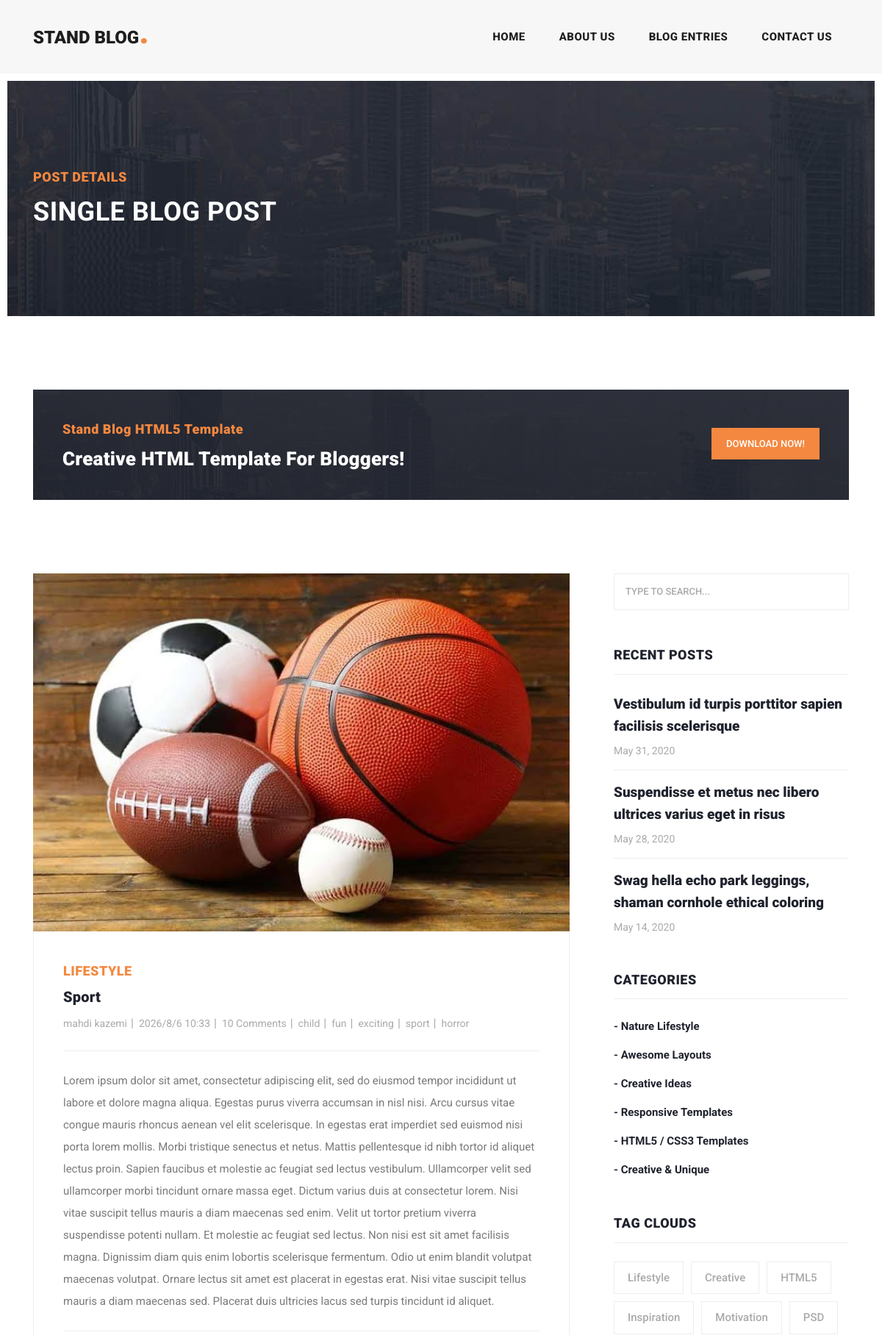
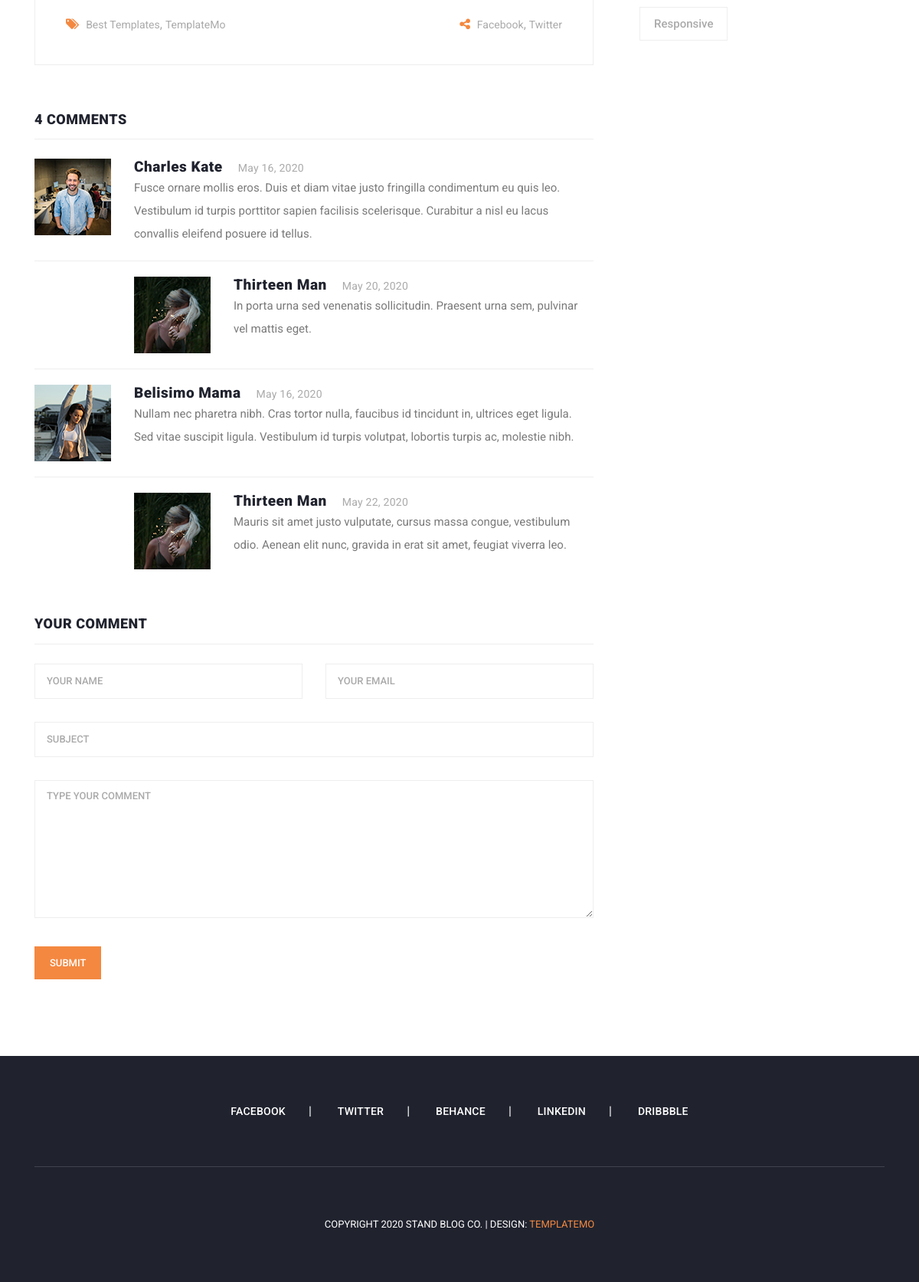
Page /blog/post/1/ on the committed database (2 pictures, top to bottom).
### blog/models.py (models this page shows, shortened)
class Post(models.Model):
    Adult="adult"
    Teen="teen"
    Child="child"
    AGE_FIELDS=(
        (Adult,"adult"),
        (Teen,"teen"),
        (Child,"child"),
    )
    title=models.CharField(max_length=255)
    content=models.TextField()
    active=models.BooleanField(default=False)
    created_time=models.DateTimeField(auto_now_add=True)
    updated_time=models.DateTimeField(auto_now=True)
    image=models.ImageField(upload_to="blog/",null=True,default="blog/default.jpg")
    author=models.ForeignKey(user,on_delete=models.CASCADE,null=True)
    age = models.CharField(max_length=255,default=Adult,choices=AGE_FIELDS)
    category=models.ManyToManyField('Category')
    class  Meta:
        ordering=['-created_time']
        verbose_name = 'پست'
        verbose_name_plural = 'پستها'

class Category(models.Model):
    name= models.CharField(max_length=255)
    creted_time= models.DateTimeField(auto_now_add=True)
    updated_time = models.DateTimeField(auto_now=True)

### blog/views.py (the view)
# urls.py: path('post/<int:pk>/',views.post_detail,name='post_detail'),
def post_detail(request,pk):
    post=get_object_or_404(Post,active=1,pk=pk)
    context={'post':post}
    return render(request,'blog/post-details.html',context)

### templates/blog/post-details.html
{% extends 'base.html'%}
{% block content%}
{% load static %}
    <div class="heading-page header-text">
      <section class="page-heading">
        <div class="container">
          <div class="row">
            <div class="col-lg-12">
              <div class="text-content">
                <h4>Post Details</h4>
                <h2>Single blog post</h2>
              </div>
            </div>
          </div>
        </div>
      </section>
    </div>
    <section class="call-to-action">
      <div class="container">
        <div class="row">
          <div class="col-lg-12">
            <div class="main-content">
              <div class="row">
                <div class="col-lg-8">
                  <span>Stand Blog HTML5 Template</span>
                  <h4>Creative HTML Template For Bloggers!</h4>
                </div>
                <div class="col-lg-4">
                  <div class="main-button">
                    <a rel="nofollow" href="" target="_parent">Download Now!</a>
                  </div>
                </div>
              </div>
            </div>
          </div>
        </div>
      </div>
    </section>
    <section class="blog-posts grid-system">
      <div class="container">
        <div class="row">
          <div class="col-lg-8">
            <div class="all-blog-posts">
              <div class="row">
                <div class="col-lg-12">
                  <div class="blog-post">
                    <div class="blog-thumb">
                      <img src="{{post.image.url}}" alt="">
                    </div>
                    <div class="down-content">
                      <span>Lifestyle</span>
                      <a href="{% url 'blog:post_detail' pk=post.id %}"><h4>{{post.title}}</h4></a>
                      <ul class="post-info">
                        <li><a href="{% url 'blog:auth' auth=post.author %}">{{post.author.get_full_name}}</a></li>
                        <li><a href="#">{{post.created_time|date:"Y/n/j H:i"}}</a></li>
                        <li><a href="#">10 Comments</a></li>
                        <li><a href="{% url 'blog:age' age=post.age %}">{{post.age}}</a></li>
                        {% for cat in post.category.all %}
                        <li><a href="{% url 'blog:cat' cat=cat.name %}">{{cat.name}}</a></li>
                        {% endfor%}
                      </ul>
                      <p>
                        {{post.content}}
                      </p>
                      <div class="post-options">
                        <div class="row">
                          <div class="col-6">
                            <ul class="post-tags">
                              <li><i class="fa fa-tags"></i></li>
                              <li><a href="#">Best Templates</a>,</li>
                              <li><a href="#">TemplateMo</a></li>
                            </ul>
                          </div>
                          <div class="col-6">
                            <ul class="post-share">
                              <li><i class="fa fa-share-alt"></i></li>
                              <li><a href="#">Facebook</a>,</li>
                              <li><a href="#"> Twitter</a></li>
                            </ul>
                          </div>
                        </div>
                      </div>
                    </div>
                  </div>
                </div>
                <div class="col-lg-12">
                  <div class="sidebar-item comments">
                    <div class="sidebar-heading">
                      <h2>4 comments</h2>
                    </div>
                    <div class="content">
                      <ul>
                        <li>
                          <div class="author-thumb">
                            <img src="{% static 'assets/images/comment-author-01.jpg' %}" alt="">
                          </div>
                          <div class="right-content">
                            <h4>Charles Kate<span>May 16, 2020</span></h4>
                            <p>Fusce ornare mollis eros. Duis et diam vitae justo fringilla condimentum eu quis leo. Vestibulum id turpis porttitor sapien facilisis scelerisque. Curabitur a nisl eu lacus convallis eleifend posuere id tellus.</p>
                          </div>
                        </li>
                        <li class="replied">
                          <div class="author-thumb">
                            <img src="{% static 'assets/images/comment-author-02.jpg' %}" alt="">
                          </div>
                          <div class="right-content">
                            <h4>Thirteen Man<span>May 20, 2020</span></h4>
                            <p>In porta urna sed venenatis sollicitudin. Praesent urna sem, pulvinar vel mattis eget.</p>
                          </div>
                        </li>
                        <li>
                          <div class="author-thumb">
                            <img src="{% static 'assets/images/comment-author-03.jpg' %}" alt="">
                          </div>
                          <div class="right-content">
                            <h4>Belisimo Mama<span>May 16, 2020</span></h4>
                            <p>Nullam nec pharetra nibh. Cras tortor nulla, faucibus id tincidunt in, ultrices eget ligula. Sed vitae suscipit ligula. Vestibulum id turpis volutpat, lobortis turpis ac, molestie nibh.</p>
                          </div>
                        </li>
                        <li class="replied">
                          <div class="author-thumb">
                            <img src="{% static 'assets/images/comment-author-02.jpg' %}" alt="">
                          </div>
                          <div class="right-content">
                            <h4>Thirteen Man<span>May 22, 2020</span></h4>
                            <p>Mauris sit amet justo vulputate, cursus massa congue, vestibulum odio. Aenean elit nunc, gravida in erat sit amet, feugiat viverra leo.</p>
                          </div>
                        </li>
                      </ul>
                    </div>
                  </div>
                </div>
                <div class="col-lg-12">
                  <div class="sidebar-item submit-comment">
                    <div class="sidebar-heading">
                      <h2>Your comment</h2>
                    </div>
                    <div class="content">
                      <form id="comment" action="#" method="post">
                        <div class="row">
                          <div class="col-md-6 col-sm-12">
                            <fieldset>
                              <input name="name" type="text" id="name" placeholder="Your name" required="">
                            </fieldset>
                          </div>
                          <div class="col-md-6 col-sm-12">
                            <fieldset>
                              <input name="email" type="text" id="email" placeholder="Your email" required="">
                            </fieldset>
                          </div>
                          <div class="col-md-12 col-sm-12">
                            <fieldset>
                              <input name="subject" type="text" id="subject" placeholder="Subject">
                            </fieldset>
                          </div>
                          <div class="col-lg-12">
                            <fieldset>
                              <textarea name="message" rows="6" id="message" placeholder="Type your comment" required=""></textarea>
                            </fieldset>
                          </div>
                          <div class="col-lg-12">
                            <fieldset>
                              <button type="submit" id="form-submit" class="main-button">Submit</button>
                            </fieldset>
                          </div>
                        </div>
                      </form>
                    </div>
                  </div>
                </div>
              </div>
            </div>
          </div>
          <div class="col-lg-4">
            <div class="sidebar">
              <div class="row">
                {% include "includes/blog-search.html" %}
                {% include "includes/blog-recents.html" %}
                {% include "includes/blog-categories.html" %}
                {% include "includes/blog-tags.html" %}
              </div>
            </div>
          </div>
        </div>
      </div>
    </section>
{% endblock content%}

### rows in the picture
Post: image (placeholder picture), title "Sport", author.get_full_name "mahdi kazemi", created_time "2026/8/6 10:33", age "child", content "Lorem ipsum dolor sit amet, consectetur adipiscing elit, sed do eiusmod tempor incididunt ut labore et dolore magna aliqua. Egestas purus viverra accumsan in nisl nisi. Arcu cursus vitae congue mauris rhoncus aenean vel elit scelerisque. In egestas erat imperdiet sed euismod nisi porta lorem mollis. Morbi tristique senectus et netus. Mattis pellentesque id nibh tortor id aliquet lectus proin. Sapien faucibus et molestie ac feugiat sed lectus vestibulum. Ullamcorper velit sed ullamcorper morbi tincidunt ornare massa eget. Dictum varius duis at consectetur lorem. Nisi vitae suscipit tellus mauris a diam maecenas sed enim. Velit ut tortor pretium viverra suspendisse potenti nullam. Et molestie…"
Category: name "fun"
Category: name "exciting"
Category: name "sport"
Category: name "horror"
